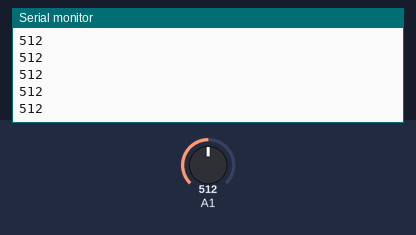
This sketch was run on a simulated Arduino Uno, built with avr-gcc and run on an emulated ATmega328P. Shown: the last lines printed to the serial monitor. The test bench sets the inputs (shaded band); at power-on: A1 = 512.

Above: at 1.2 s.
1.3 s: A1 set to 716
At 1.31 s:
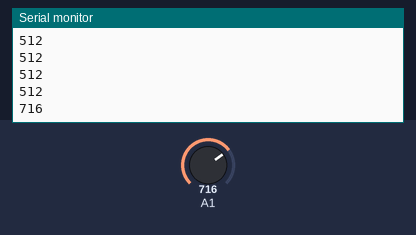
2.8 s: A1 set to 900
At 2.81 s:
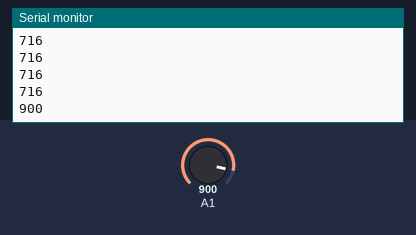
Timing chart, 0 to 5.8 s (numbered marks = the images above; inputs shaded):
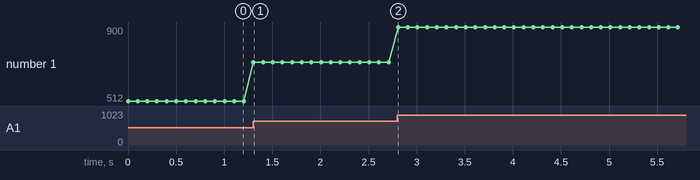

Measured:
- after the input at 1.3 s, the serial monitor: prints a new line at once (image 1)
- after the input at 2.8 s, the serial monitor: prints a new line at once (image 2)
- plotted number 1: 512 → 716 after the input at 1.3 s, 716 → 900 after the input at 2.8 s

The sketch:

script.ino
```cpp
void setup() {
  Serial.begin(9600);

}

void loop() {
  Serial.println(analogRead(15));
  delay(100);
}
```
